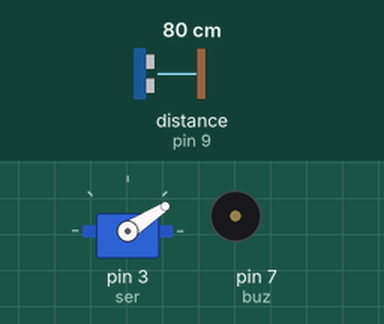
Simulated run of this sketch. Board: Arduino Uno, built with avr-gcc and run on an emulated ATmega328P. Shown: servo, buzzer (waves = sounding, pin HIGH). The inputs (shaded band) are chosen by the test bench; at power-on: distance to the obstacle (sensor on pin 9) 80 cm.

Above: at 1.2 s.
1.3 s: distance to the obstacle (sensor on pin 9) set to 17 cm
4.3 s: distance to the obstacle (sensor on pin 9) set to 13 cm
At 6.2 s:
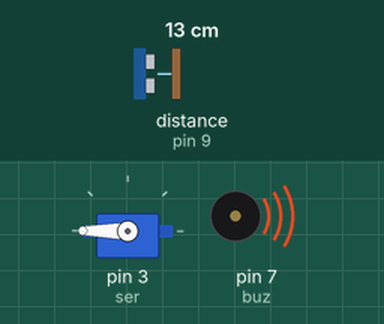
7.3 s: distance to the obstacle (sensor on pin 9) set to 250 cm
At 8.2 s:
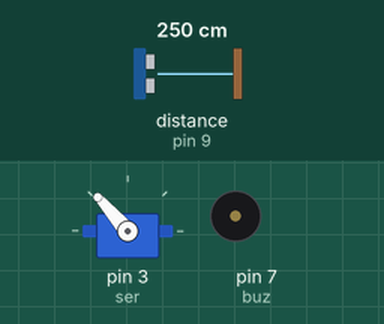
10.3 s: distance to the obstacle (sensor on pin 9) set to 2 cm
At 13.3 s:
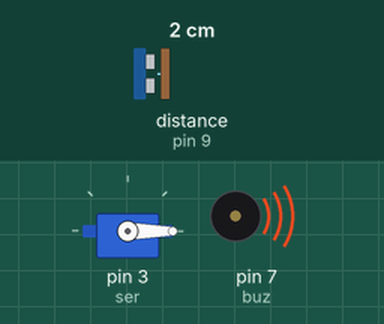
16.3 s: distance to the obstacle (sensor on pin 9) set to 18 cm
At 19.2 s:
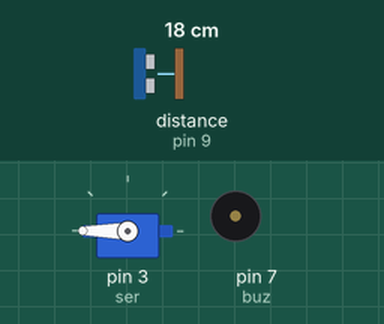
19.3 s: distance to the obstacle (sensor on pin 9) set to 4 cm
At 20.05 s:
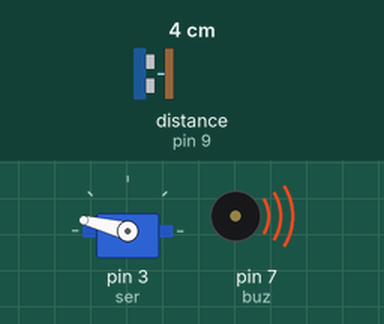
Timing chart, 0 to 23.3 s (numbered marks = the images above; inputs shaded):
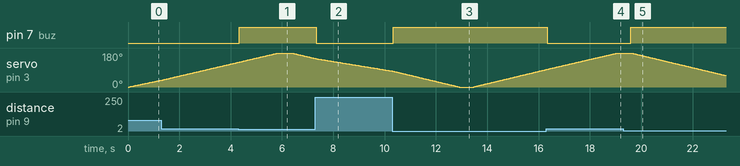

Measured:
- the behaviour switches between 16 and 15 cm on distance to the obstacle (sensor on pin 9) (found by bisection; images 0 and 1)
- after the input at 4.3 s, pin 7 (buz): LOW → HIGH at once
- after the input at 7.3 s, pin 7 (buz): HIGH → LOW at once
- after the input at 10.3 s, pin 7 (buz): LOW → HIGH at once
- after the input at 16.3 s, pin 7 (buz): HIGH → LOW at once
- after the input at 19.3 s, pin 7 (buz): LOW → HIGH after 0.29 s

The sketch:

Radar.ino
```cpp
#include <Servo.h>
#include <Ultrasonic.h>
Ultrasonic us(8,9);
Servo ser;

int pos=0;
int buz=7;
int range;

void setup()
{
    ser.attach(3);
    ser.write(90);
    pinMode(buz,OUTPUT);
    Serial.begin(9600);
}

void loop()
{
    range=us.Ranging(CM);

    for(pos=0;pos<=180;pos++){
      ser.write(pos);
      range=us.Ranging(CM);
      if(range<=15){
        digitalWrite(buz,HIGH);
        }
       else{
        digitalWrite(buz,LOW);
        }
       delay(30);
      }
      delay(500);

     for(pos=180;pos>=0;pos--){
      ser.write(pos);
      range=us.Ranging(CM);
      if(range<=15){
        digitalWrite(buz,HIGH);
        }
       else{
        digitalWrite(buz,LOW);
        }
       delay(30);
      }
      delay(500);
}
```
